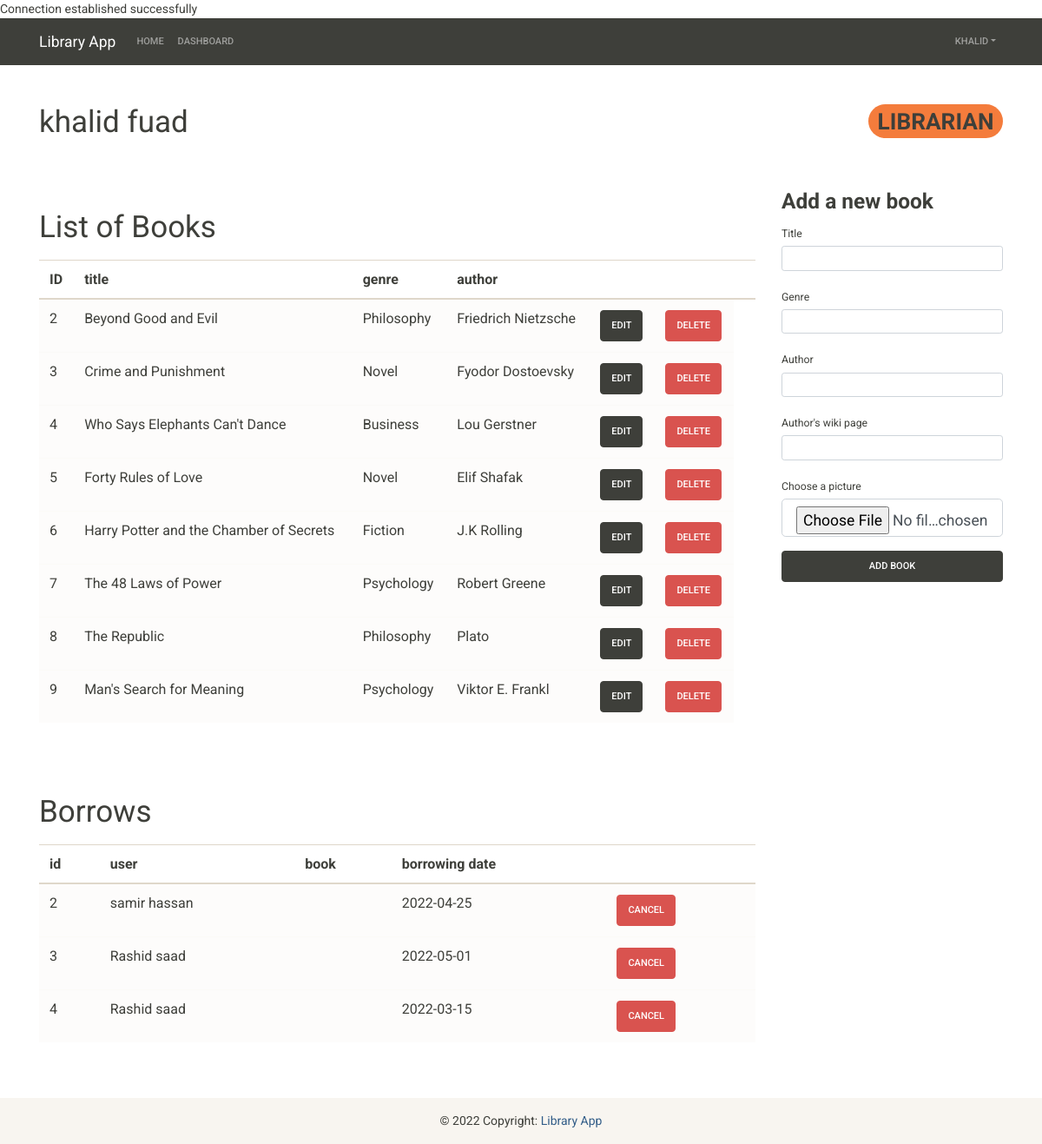
The page /librarian-dashboard.php (signed in) on the database its author committed.
### tables this page shows
CREATE TABLE `book` (
  `id` int(11) NOT NULL,
  `title` varchar(255) NOT NULL,
  `author_id` int(11) NOT NULL,
  `genre_id` int(11) NOT NULL,
  `image_url` varchar(255) NOT NULL,
  `description` varchar(255) DEFAULT NULL
);

CREATE TABLE `genre` (
  `id` int(11) NOT NULL,
  `name` varchar(255) NOT NULL
);

CREATE TABLE `author` (
  `id` int(11) NOT NULL,
  `name` varchar(255) NOT NULL,
  `wiki_page` varchar(255) DEFAULT NULL
);

CREATE TABLE `borrowing` (
  `id` int(11) NOT NULL,
  `user_id` int(11) NOT NULL,
  `book_id` int(11) NOT NULL,
  `date` datetime NOT NULL
);

CREATE TABLE `user` (
  `id` int(11) NOT NULL,
  `role_id` int(11) NOT NULL,
  `status` int(11) NOT NULL,
  `email` varchar(255) NOT NULL,
  `password` varchar(255) NOT NULL,
  `fname` varchar(255) NOT NULL,
  `lname` varchar(255) NOT NULL
);

### librarian-dashboard.php (the view, shortened to what this page needs)
<?php
  require_once "connection.php";
  $sql_query = "SELECT * FROM book";
  $result = mysqli_query($link, $sql_query);
?>
<!DOCTYPE html>
<html lang="en">
<head>
    <link rel="stylesheet" href="https://bootswatch.com/4/sandstone/bootstrap.min.css">
</head>
<body>
<?php include('nav.php') ?>
<div class="container mb-5" style="min-height: 82vh;">
  <br>
  <h1 class="mt-4 d-flex justify-content-between"><?php echo $_SESSION['fname'] . ' ' . $_SESSION['lname'] ?>
    <span class="lm-5 mb-2 lg-sm badge rounded-pill bg-warning">LIBRARIAN</span>
  </h1>
  <br>
  <br>
  <div class="row">
      <div class="col-9">
      <h1 class="mt-4 mb-3">List of Books</h1>
        <table class="table table-hover" id="table">
          <thead>
            <tr class="header">
              <th scope="col">ID</th>
              <th scope="col">title</th>
              <th scope="col">genre</th>
              <th scope="col">author</th>
              <th scope="col"> </th>
              <th scope="col"> </th>
              <th scope="col"> </th>
            </tr>
          </thead>
          <tbody class="items">
          <?php
          $sql_query = "SELECT * FROM book";
          $result = mysqli_query($link, $sql_query);
          if ($result->num_rows > 0) {
            while($row = $result->fetch_assoc()) {
              $author_name_query = "SELECT * FROM author WHERE id='{$row["author_id"]}'";
              $author_name_result = mysqli_query($link, $author_name_query);
              $author_name = mysqli_fetch_array($author_name_result);
              $genre_name_query = "SELECT * FROM genre WHERE id='{$row["genre_id"]}'";
              $genre_name_result = mysqli_query($link, $genre_name_query);
              $genre_name = mysqli_fetch_array($genre_name_result);
              ?>
              <tr class="table-light" id="<?php echo htmlspecialchars($row["id"]); ?>">
                <td class="isbn row-data"><?php echo $row["id"] ?></td>
                <td class="title row-data"><?php echo $row["title"] ?></td>
                <td class="lang row-data"><?php echo $genre_name["name"] ?></td>
                <td class="subject row-data"><?php echo $author_name["name"] ?></td>
                <td><button type="button"
                  class="btn btn-dark"
                  data-toggle="modal"
                  data-target="#edit-modal">Edit</button></td>
                <td><button type="button"
                  class="btn btn-danger"
                  data-toggle="modal"
                  data-target="#delete-modal">Delete</button></td>
              </tr>
            <?php } ?>
          <?php } ?>
          </tbody>
        </table>
        <br>
        <br>
        <h1 class="mb-3 mt-4">Borrows</h1>
        <table class="table table-hover" id="table2">
          <thead>
            <tr class="header">
              <th scope="col">id</th>
              <th scope="col">user</th>
              <th scope="col">book</th>
              <th scope="col">borrowing date</th>
              <th scope="col"> </th>
            </tr>
          </thead>
          <tbody class="items">
          <?php
            $borrowing_query = "SELECT * FROM borrowing";
            $borrowing_query_result = mysqli_query($link, $borrowing_query);
            if ($borrowing_query_result->num_rows > 0) {
              while($borrowing_result = $borrowing_query_result->fetch_assoc()) {
                $users_query = "SELECT * FROM user WHERE id='{$borrowing_result["user_id"]}'";
                $users_query_result = mysqli_query($link, $users_query);
                $users_result = mysqli_fetch_array($users_query_result);
          ?>
                <tr class="table-light" id="">
                  <td class="title row-data"><?php echo $borrowing_result["id"] ?></td>
                  <td class="lang row-data"><?php echo $users_result["fname"]. ' ' .$users_result["lname"] ?></td>
                  <td class="subject row-data"><?php echo $book_result["title"] ?></td>
                  <td class="subject row-data"><?php echo date('Y-m-d', strtotime($borrowing_result["date"])) ?></td>
                  <td><button type="button"
                    class="btn btn-danger">cancel</button></td>
                </tr>
            <?php } ?>
          <?php } ?>
          </tbody>
        </table>
      </div>
        <div id="addBook" class="col-3">
        <h3 class="font-weight-bold">Add a new book</h3>
        <form>
            <div class="form-group">
              <label class="col-form-label col-form-label-sm" for="title">Title</label>
              <input class="form-control form-control-sm"
                      required
                      name="title"
                      type="text"
                      id="title"
                      >
            </div>
            <div class="form-group">
              <label class="col-form-label col-form-label-sm" for="genre">Genre</label>
              <input class="form-control form-control-sm"
                      required
                      name="genre"
                      type="text"
                      id="genre"
                      >
            </div>
            <div class="form-group">
              <label class="col-form-label col-form-label-sm" for="author">Author</label>
              <input class="form-control form-control-sm"
                      required
                      name="author"
                      type="text"
                      id="author"
                      >
            </div>
            <div class="form-group">
              <label class="col-form-label col-form-label-sm" for="author-page">Author's wiki page</label>
              <input class="form-control form-control-sm"
                      name="author-page"
                      type="text"
                      id="author-page"
                      >
            </div>
            <div class="form-group">
              <label class="col-form-label col-form-label-sm" for="pic">Choose a picture</label>
              <input class="form-control form-control-lg pb-4"
                      required
                      name="pic"
                      type="file"
                      accept="image/*"
                      id="pic"
                      >
            </div>
            <button type="submit" class="btn btn-dark d-block w-100">Add book</button>
        </form>
      </div>
  </div>
</div>
<?php include('footer.php') ?>
</body>
</html>

### nav.php (shortened to what this page needs)
<?php if(isset($_SESSION['logged_in'])) { ?>
<?php if ($_SESSION['role'] == 3) { ?>
    <nav class="navbar sticky-top navbar-expand-lg navbar-dark bg-primary">
        <div class="container d-flex align-items-med-center justify-content-med-center align-content-med-center">
            <a class="navbar-brand" href="homepage.php">Library App</a>
            <button class="navbar-toggler"
                type="button"
                data-toggle="collapse"
                data-target="#navbarColor01"
                aria-controls="navbarColor01"
                aria-expanded="false"
                aria-label="Toggle navigation">
                <span class="navbar-toggler-icon"></span>
            </button>
            <div class="collapse navbar-collapse" id="navbarColor01">
                <ul class="navbar-nav mr-auto d-flex bg-primary align-items-md-center justify-content-md-center w-100">
                    <li id="homeLi" class="nav-item">
                        <a id="home" class="nav-link" href="homepage.php">Home</a>
                    </li>
                    <li id="homeLi" class="nav-item">
                        <a id="home" class="nav-link" href="customer-dashboard.php">Dashboard</a>
                    </li>
                    <li id="homeLi" class="nav-item">
                        <a id="home" class="nav-link" href="browse-books.php">browse books</a>
                    </li>
                    <li class="nav-item dropdown lead ml-md-auto">
                        <a class="nav-link dropdown-toggle"
                        data-toggle="dropdown"
                        href="#"
                        role="button"
                        aria-haspopup="true"
                        aria-expanded="true"><?php echo $_SESSION['fname'] ?></a>
                        <div class="dropdown-menu">
                            <a class="dropdown-item text-dark bg-light" href="account-info.php">Account information</a>
                            <a class="dropdown-item text-white bg-danger" href="logout.php">Logout</a>
                        </div>
                    </li>
                </ul>
            </div>
        </div>
    </nav>
<?php
} elseif ($_SESSION['role'] == 2) { ?>
    <nav class="navbar sticky-top navbar-expand-lg navbar-dark bg-primary">
        <div class="container d-flex align-items-med-center justify-content-med-center align-content-med-center">
            <a class="navbar-brand" href="homepage.php">Library App</a>
            <div class="collapse navbar-collapse" id="navbarColor01">
                <ul class="navbar-nav mr-auto d-flex bg-primary align-items-md-center justify-content-md-center w-100">
                    <li id="homeLi" class="nav-item">
                        <a id="home" class="nav-link" href="homepage.php">Home</a>
                    </li>
                    <li id="homeLi" class="nav-item">
                        <a id="home" class="nav-link" href="librarian-dashboard.php">Dashboard</a>
                    </li>
                    <li class="nav-item dropdown lead ml-md-auto">
                        <a class="nav-link dropdown-toggle"
                        data-toggle="dropdown"
                        href="#"
                        role="button"
                        aria-haspopup="true"
                        aria-expanded="true"><?php echo $_SESSION['fname'] ?></a>
                    </li>
                </ul>
            </div>
        </div>
    </nav>
<?php
} } ?>

### footer.php
<footer class="page-footer font-small bg-light mt-0">
    <div class="footer-copyright text-center py-3">© 2022 Copyright:
        <a href="homepage.php" class="text-primary"> Library App</a>
    </div>
</footer>

### rows shown on the page
book: id "2", title "Beyond Good and Evil", genre.name "Philosophy", author.name "Friedrich Nietzsche"
book: id "3", title "Crime and Punishment", genre.name "Novel", author.name "Fyodor Dostoevsky"
book: id "4", title "Who Says Elephants Can't Dance", genre.name "Business", author.name "Lou Gerstner"
book: id "5", title "Forty Rules of Love", genre.name "Novel", author.name "Elif Shafak"
book: id "6", title "Harry Potter and the Chamber of Secrets", genre.name "Fiction", author.name "J.K Rolling"
book: id "7", title "The 48 Laws of Power", genre.name "Psychology", author.name "Robert Greene"
book: id "8", title "The Republic", genre.name "Philosophy", author.name "Plato"
book: id "9", title "Man's Search for Meaning", genre.name "Psychology", author.name "Viktor E. Frankl"
borrowing: id "2", user.fname "samir", user.lname "hassan", date "2022-04-25"
borrowing: id "3", user.fname "Rashid", user.lname "saad", date "2022-05-01"
borrowing: id "4", user.fname "Rashid", user.lname "saad", date "2022-03-15"

### other values the page prints
$_SESSION['fname'] "KHALID"
$_SESSION['fname'] "khalid"
$_SESSION['lname'] "fuad"
